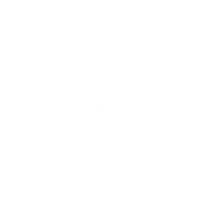
Frame 1 (no input)
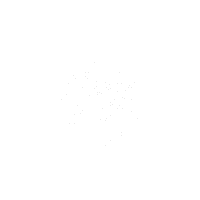
Frame 60 (the mouse pressed at the canvas centre just before this capture)
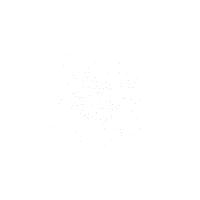
Frame 120 (the mouse held since frame 60 and released just before this capture)

The Processing sketch that drew these frames (run headless with seeded random() and noise(); from frame 60 on, the mouse is pressed at the canvas centre):

// Processing sketch: dGaussX_Y
// ── dGaussX_Y.pde
//trabajando con la distribución normal
float sDev = 20; //desviacion estandar
float media; //media
void setup() {
  size(200, 200);
  media = width/2;
  background(255);
}

void draw() {
  stroke(0, 30);
  point(xGauss(), yGauss());
}


//formula para la distribución normal en X
float xGauss() {
  float Gauss = randomGaussian();



  float x = sDev * Gauss + media;

  return x;
}

//formula Para la distribución normal en Y
float yGauss() {
  float Gauss = randomGaussian();



  float Y = sDev * Gauss + media;

  return Y;
}
